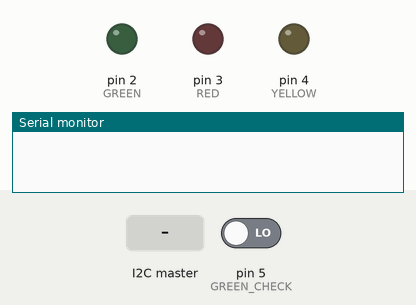
Recording of a sketch running on a simulated Arduino Uno, built with avr-gcc and run on an emulated ATmega328P. Parts: output pins drawn as LEDs (lit = HIGH), the last lines printed to the serial monitor. The inputs (shaded band) are chosen by the test bench; at power-on: pin 5 (GREEN_CHECK) LOW.

Above: at 1.2 s.
1.3 s: the I2C master sends the byte 2
At 2.5 s:
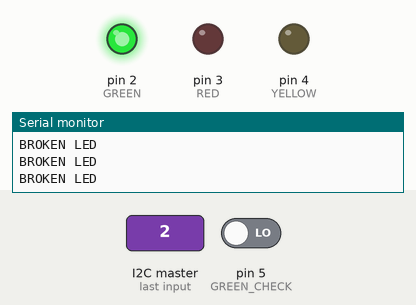
2.8 s: the I2C master sends the byte 1
At 3.7 s:
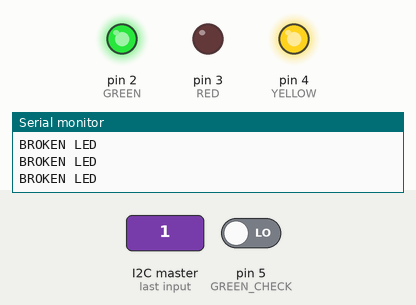
4.3 s: the I2C master sends the byte 0
At 4.7 s:
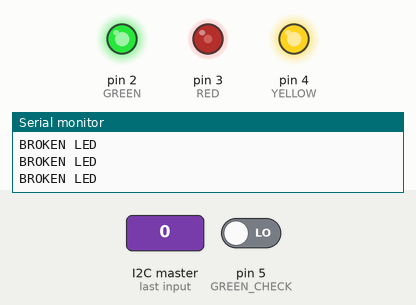
Timing chart, 0 to 7.3 s (numbered marks = the images above; inputs shaded):
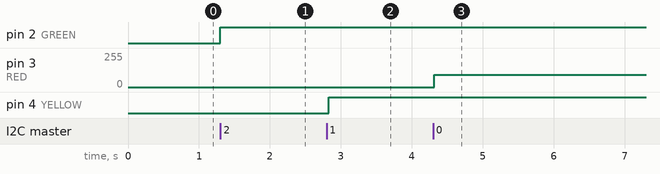

Measured:
- after the input at 1.3 s, pin 2 (GREEN): LOW → HIGH at once
- after the input at 2.8 s, pin 4 (YELLOW): LOW → HIGH at once
- after the input at 4.3 s, pin 3 (RED): 0/255 → 92/255 at once

The sketch:

slave.ino
```cpp
#include <Wire.h>

#define SLAVE_ADDR 8

const int YELLOW = 4;
const int RED = 3;
const int GREEN = 2;

const int GREEN_CHECK = 5;

const int TEMP_THRESHOLD = 27;           // degrees celsius
const unsigned long MIN_PERIOD = 200;    // 0.2 seconds
const unsigned long MAX_PERIOD = 2000;   // 2 seconds

const unsigned long CALIBRATION_DURATION = 5000; // 5 seconds

int angle, lightIntensity, temperature;
unsigned long period;

int OP_LIGHT = 0;
int OP_TEMP = 1;
int OP_POT = 2;

bool fTaskTemp = false;
bool fTaskLight = false;
bool fTaskPot = false;

void receiveEvent(int howMany) {
  int value;

  while (Wire.available() == 0) {}

  int op = Wire.read();

  while (Wire.available()) {
    value = Wire.read();
  }

  if (op == OP_LIGHT) {
    lightIntensity = value;
    fTaskLight = true;
  } else if (op == OP_TEMP) {
    temperature = value;
    fTaskTemp = true;
  } else if (op == OP_POT) {
    angle = value;
    fTaskPot = true;
  } else {
    Serial.print("Unknown operation ");
    Serial.println(op);
  }
}

void setup() {
  pinMode(RED, OUTPUT);
  pinMode(GREEN, OUTPUT);
  pinMode(YELLOW, OUTPUT);
  pinMode(GREEN_CHECK, INPUT);

  Wire.begin(SLAVE_ADDR);
  Wire.onReceive(receiveEvent);

  Serial.begin(9600); // debug purposes
}

void loop() {
  blink();

  if (fTaskPot) {
    fTaskPot = false;
    handlePot();
  }

  blink();

  if (fTaskLight) {
    fTaskLight = false;
    handleLight();
  }

  blink();

  if (fTaskTemp) {
    fTaskTemp = false;
    handleTemperature();
  }
}


void handleTemperature() {

  if (temperature > TEMP_THRESHOLD) {
    digitalWrite(YELLOW, HIGH);
  } else if (temperature < TEMP_THRESHOLD) {
    digitalWrite(YELLOW, LOW);
  }

}

void handleLight() {
  analogWrite(RED, 255 - lightIntensity);
}

void handlePot() {
  period = map(angle, 0, 180, MIN_PERIOD, MAX_PERIOD);
}

void blink() {
  static unsigned long delayBlink;

  unsigned long t = millis();
  unsigned long dt = t - delayBlink;

  if ( dt < (period / 2) ) {
    digitalWrite(GREEN, HIGH);
    if (digitalRead(GREEN_CHECK) < HIGH) {
      Serial.println("BROKEN LED");
    }
  } else if ( (dt > (period / 2)) && (dt < period) ) {
    digitalWrite(GREEN, LOW);
  } else {
    delayBlink = millis();
  }
}
```
